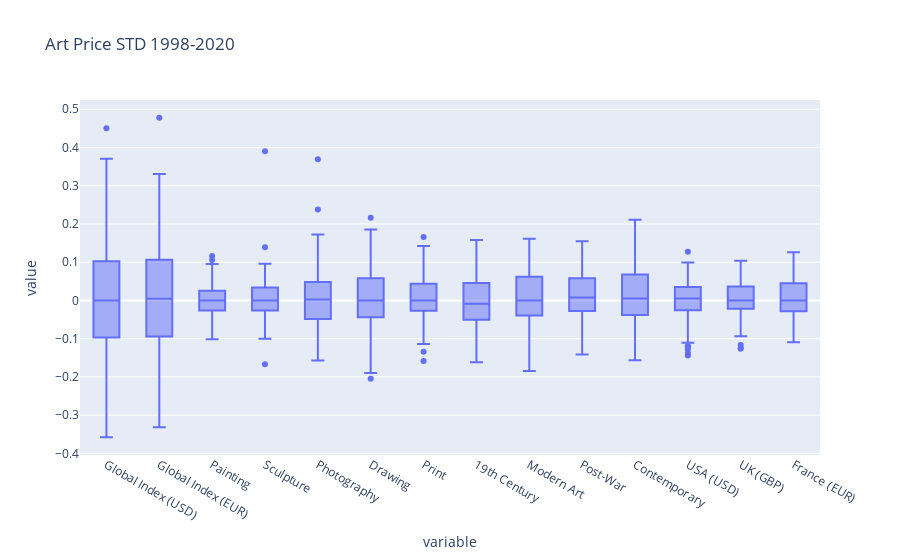

Notebook source saved alongside this figure:
### Code cell
art_index_std_box = px.box(art_index_quarterly_returns, title="Art Price STD 1998-2020")
art_index_std_box

### Figure 1 — Plotly figure (JSON) as saved in the notebook; plotly's stock layout.template omitted (floating-point values rounded to 4 significant figures; data arrays with more than 128 entries replaced by an {"elided": "..."} marker saying what was removed)
{"data": [{"alignmentgroup": "True", "hovertemplate": "variable=%{x}<br>value=%{y}<extra></extra>", "legendgroup": "", "marker": {"color": "#636efa"}, "name": "", "notched": false, "offsetgroup": "", "orientation": "v", "showlegend": false, "type": "box", "x": {"elided": "1260 str values"}, "x0": " ", "xaxis": "x", "y": {"elided": "1260 float values"}, "y0": " ", "yaxis": "y"}], "layout": {"autosize": true, "boxmode": "group", "legend": {"tracegroupgap": 0}, "title": {"text": "Art Price STD 1998-2020"}, "xaxis": {"anchor": "y", "autorange": true, "domain": [0, 1], "range": [-0.5, 13.5], "title": {"text": "variable"}, "type": "category"}, "yaxis": {"anchor": "x", "autorange": true, "domain": [0, 1], "range": [-0.4043, 0.5243], "title": {"text": "value"}, "type": "linear"}}}
